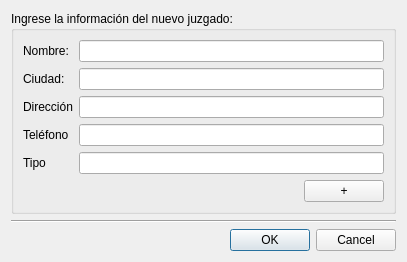
<?xml version="1.0" encoding="UTF-8"?>
<ui version="4.0">
 <class>NuevaJuzgado</class>
 <widget class="QDialog" name="NuevaJuzgado">
  <property name="geometry">
   <rect>
    <x>0</x>
    <y>0</y>
    <width>407</width>
    <height>250</height>
   </rect>
  </property>
  <property name="sizePolicy">
   <sizepolicy hsizetype="Preferred" vsizetype="Fixed">
    <horstretch>0</horstretch>
    <verstretch>0</verstretch>
   </sizepolicy>
  </property>
  <property name="maximumSize">
   <size>
    <width>16777215</width>
    <height>250</height>
   </size>
  </property>
  <property name="windowTitle">
   <string>Nuevo juzgado</string>
  </property>
  <layout class="QGridLayout" name="gridLayout">
   <item row="3" column="0">
    <widget class="QDialogButtonBox" name="buttonBox">
     <property name="orientation">
      <enum>Qt::Horizontal</enum>
     </property>
     <property name="standardButtons">
      <set>QDialogButtonBox::Cancel|QDialogButtonBox::Ok</set>
     </property>
    </widget>
   </item>
   <item row="1" column="0">
    <widget class="Line" name="line">
     <property name="orientation">
      <enum>Qt::Horizontal</enum>
     </property>
    </widget>
   </item>
   <item row="0" column="0">
    <widget class="QGroupBox" name="groupBox">
     <property name="sizePolicy">
      <sizepolicy hsizetype="Preferred" vsizetype="Fixed">
       <horstretch>0</horstretch>
       <verstretch>0</verstretch>
      </sizepolicy>
     </property>
     <property name="title">
      <string>Ingrese la información del nuevo juzgado:</string>
     </property>
     <layout class="QGridLayout" name="gridLayout_2">
      <item row="0" column="0">
       <layout class="QFormLayout" name="formLayout">
        <property name="fieldGrowthPolicy">
         <enum>QFormLayout::ExpandingFieldsGrow</enum>
        </property>
        <item row="0" column="0">
         <widget class="QLabel" name="lblNombre">
          <property name="text">
           <string>Nombre:</string>
          </property>
          <property name="buddy">
           <cstring>txtNombre</cstring>
          </property>
         </widget>
        </item>
        <item row="0" column="1">
         <widget class="QLineEdit" name="txtNombre"/>
        </item>
        <item row="1" column="0">
         <widget class="QLabel" name="lblCiudad">
          <property name="text">
           <string>Ciudad:</string>
          </property>
          <property name="buddy">
           <cstring>txtCiudad</cstring>
          </property>
         </widget>
        </item>
        <item row="1" column="1">
         <widget class="QLineEdit" name="txtCiudad"/>
        </item>
        <item row="2" column="0">
         <widget class="QLabel" name="lblDireccion">
          <property name="text">
           <string>Dirección</string>
          </property>
          <property name="buddy">
           <cstring>txtDireccion</cstring>
          </property>
         </widget>
        </item>
        <item row="2" column="1">
         <widget class="QLineEdit" name="txtDireccion"/>
        </item>
        <item row="3" column="0">
         <widget class="QLabel" name="lblTelefono">
          <property name="text">
           <string>Teléfono</string>
          </property>
          <property name="buddy">
           <cstring>txtTelefono</cstring>
          </property>
         </widget>
        </item>
        <item row="3" column="1">
         <widget class="QLineEdit" name="txtTelefono"/>
        </item>
        <item row="4" column="0">
         <widget class="QLabel" name="lblTipo">
          <property name="text">
           <string>Tipo</string>
          </property>
          <property name="buddy">
           <cstring>txtTipo</cstring>
          </property>
         </widget>
        </item>
        <item row="4" column="1">
         <widget class="QLineEdit" name="txtTipo"/>
        </item>
       </layout>
      </item>
      <item row="1" column="0">
       <widget class="QPushButton" name="btnAdd">
        <property name="sizePolicy">
         <sizepolicy hsizetype="Fixed" vsizetype="Fixed">
          <horstretch>0</horstretch>
          <verstretch>0</verstretch>
         </sizepolicy>
        </property>
        <property name="layoutDirection">
         <enum>Qt::RightToLeft</enum>
        </property>
        <property name="text">
         <string>+</string>
        </property>
       </widget>
      </item>
     </layout>
    </widget>
   </item>
  </layout>
 </widget>
 <tabstops>
  <tabstop>txtNombre</tabstop>
  <tabstop>txtCiudad</tabstop>
  <tabstop>txtDireccion</tabstop>
  <tabstop>txtTelefono</tabstop>
  <tabstop>txtTipo</tabstop>
  <tabstop>btnAdd</tabstop>
  <tabstop>buttonBox</tabstop>
 </tabstops>
 <resources/>
 <connections>
  <connection>
   <sender>buttonBox</sender>
   <signal>accepted()</signal>
   <receiver>NuevaJuzgado</receiver>
   <slot>accept()</slot>
   <hints>
    <hint type="sourcelabel">
     <x>249</x>
     <y>233</y>
    </hint>
    <hint type="destinationlabel">
     <x>157</x>
     <y>249</y>
    </hint>
   </hints>
  </connection>
  <connection>
   <sender>buttonBox</sender>
   <signal>rejected()</signal>
   <receiver>NuevaJuzgado</receiver>
   <slot>reject()</slot>
   <hints>
    <hint type="sourcelabel">
     <x>324</x>
     <y>239</y>
    </hint>
    <hint type="destinationlabel">
     <x>286</x>
     <y>249</y>
    </hint>
   </hints>
  </connection>
 </connections>
</ui>
